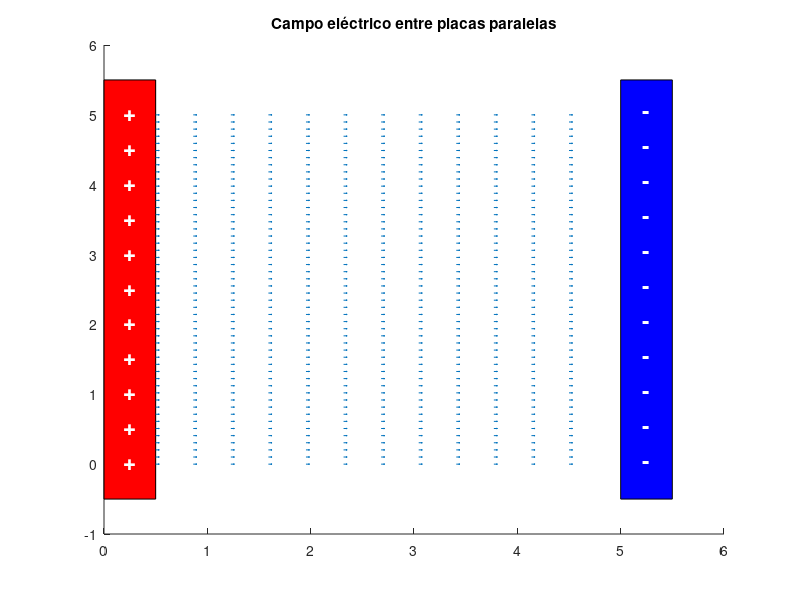

Reproduce this figure in MATLAB.
% Campo con geometría variable.

% ---- INPUTS DEL USUARIO ----
d = input('Separación entre placas (m): ');
L = input('Altura de las placas (m): ');
V_voltaje = input('Voltaje (V): ');

% ---- CAMPO ELÉCTRICO ----
E = V_voltaje / d;

% ---- GRILLA DE FLECHAS ----
% Llena el espacio entre placas en X, y la altura L en Y
[X, Y] = meshgrid(linspace(0.5, d-0.5, 12), linspace(0, L, 50));

hold on;

% ---- COMPONENTES DEL CAMPO (uniforme) ----
U = ones(size(X)) * E;   % horizontal, constante en todo punto
V = zeros(size(Y));      % sin componente vertical


% Placas
rectangle('Position', [0,    -0.5, 0.5, L+1], 'FaceColor', 'r');
rectangle('Position', [d,    -0.5, 0.5, L+1], 'FaceColor', 'b');

% ---- GRAFICADO ----
U_norm = ones(size(X));  % todas las flechas del mismo largo (normalizar)
quiver(X, Y, U, V, 0.1); % último valor es de escala.

% Signos sobre las placas
for y_pos = 0:0.5:L
    text(0.25, y_pos, '+', 'FontSize', 16, 'Color', 'white', ...
        'HorizontalAlignment', 'center', 'FontWeight', 'bold');
    text(d+0.25, y_pos, '-', 'FontSize', 16, 'Color', 'white', ...
        'HorizontalAlignment', 'center', 'FontWeight', 'bold');
end

title('Campo eléctrico entre placas paralelas');
hold off;
